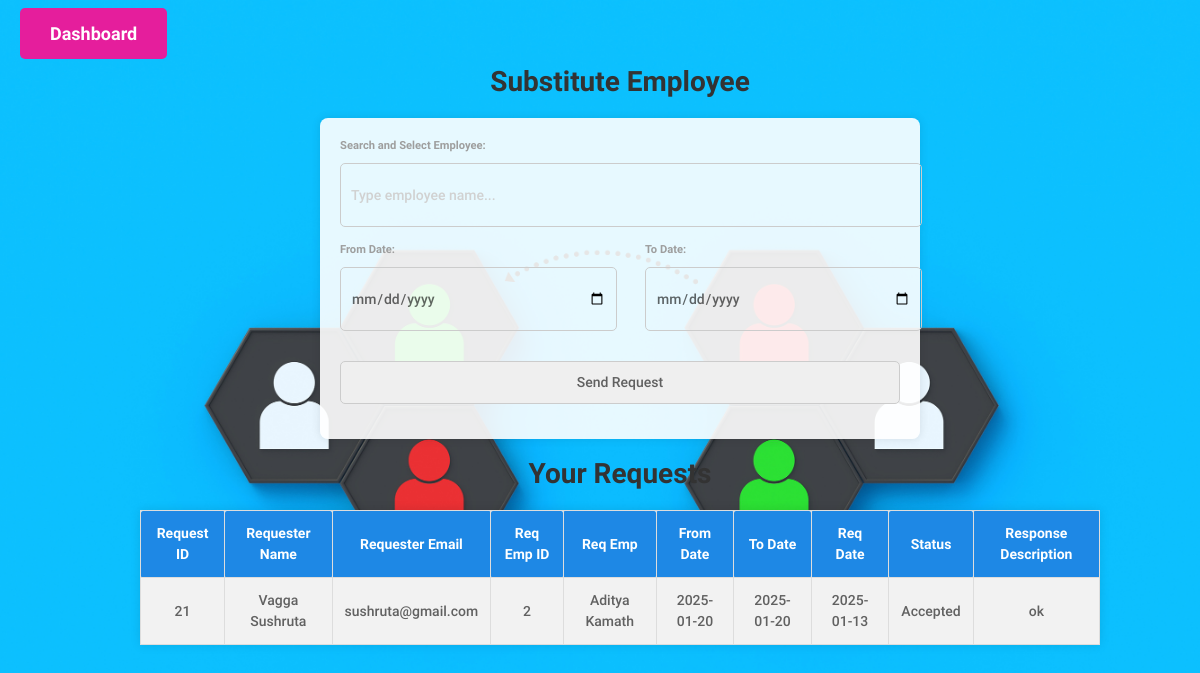
Screenshot of /main/class-request.php (signed in) with the database file from the repository.
### tables this page shows
CREATE TABLE `tblclassrequests` (
  `id` int(11) NOT NULL,
  `requester_id` int(11) NOT NULL,
  `requester_name` varchar(100) NOT NULL,
  `requester_email` varchar(100) DEFAULT NULL,
  `requested_emp_id` int(11) NOT NULL,
  `requested_emp_name` varchar(100) NOT NULL,
  `from_date` date DEFAULT NULL,
  `to_date` date DEFAULT NULL,
  `submission_date` date DEFAULT NULL,
  `status` enum('Pending','Accepted','Rejected') DEFAULT 'Pending',
  `response_description` text DEFAULT NULL
);

### main/class-request.php (the view, shortened to what this page needs)
<?php
include('includes/config.php');
?>
<!DOCTYPE html>
<html lang="en">
<head>
    <link type="text/css" rel="stylesheet" href="assets/plugins/materialize/css/materialize.min.css"/>
    <link href="assets/plugins/material-preloader/css/materialPreloader.min.css" rel="stylesheet">
    <link href="assets/plugins/metrojs/MetroJs.min.css" rel="stylesheet">
    <link href="assets/css/alpha.min.css" rel="stylesheet" type="text/css"/>
    <link href="https://cdnjs.cloudflare.com/ajax/libs/select2/4.1.0-beta.1/css/select2.min.css" rel="stylesheet" />
</head>
<body>
    <a href="dashboard.php" class="dashboard-btn">Dashboard</a>
    <h3>Substitute Employee</h3>
    <form method="POST">
        <label for="requested_emp_id">Search and Select Employee:</label>
        <div class="dropdown">
            <input type="text" id="search_employee" placeholder="Type employee name..." autocomplete="off">
        </div>
        <div style="display: flex; gap: 50px; margin-bottom: 15px;">
    <div style="flex: 1;">
        <label for="from_date">From Date:</label>
        <input type="date" name="from_date" style="width: 100%;" required>
    </div>
    <div style="flex: 1;">
        <label for="to_date">To Date:</label>
        <input type="date" name="to_date" style="width: 100%;" required>
    </div>
</div>
        <button type="submit" name="submit">Send Request</button>
    </form>
    <h3>Your Requests</h3>
    <table>
    <tr>
        <th>Request ID</th>
        <th>Requester Name</th>
        <th>Requester Email</th>
        <th>Req Emp ID</th>
        <th>Req Emp</th>
        <th>From Date</th>
        <th>To Date</th>
        <th>Req Date</th>
        <th>Status</th>
        <th>Response Description</th>
    </tr>
    <?php
    $eid = $_SESSION['eid'];
    $sql = "SELECT id, requester_name, requester_email, requested_emp_id, requested_emp_name, from_date, to_date, submission_date, status, response_description
            FROM tblclassrequests WHERE requester_id = :eid ORDER BY submission_date DESC";
    $query = $dbh->prepare($sql);
    $query->bindParam(':eid', $eid, PDO::PARAM_INT);
    $query->execute();
    $results = $query->fetchAll(PDO::FETCH_OBJ);
    if ($query->rowCount() > 0) {
        foreach ($results as $result) {
            echo "<tr>
                    <td>{$result->id}</td>
                    <td>{$result->requester_name}</td>
                    <td>{$result->requester_email}</td>
                    <td>{$result->requested_emp_id}</td>
                    <td>{$result->requested_emp_name}</td>
                    <td>{$result->from_date}</td>
                    <td>{$result->to_date}</td>
                    <td>{$result->submission_date}</td>
                    <td>{$result->status}</td>
                    <td>{$result->response_description}</td>
                </tr>";
        }
    } else {
        echo "<tr><td colspan='10'>No requests found</td></tr>";
    }
    ?>
</table>
</body>
</html>

### main/class-request.php (style rules this page uses)
h3 { text-align: center; font-size: 28px; font-weight: bold; color: #333; margin-bottom: 20px; }
body { font-family: 'Roboto', sans-serif; background: url('assets/images/mountains3.jpg') no-repeat center center fixed; background-size: cover; margin: 20px; }
.dashboard-btn { padding: 15px 30px; background-color: rgb(229, 30, 156); color: white; text-decoration: none; border-radius: 5px; font-weight: bold; font-size: 18px; }
form { width: 50%; margin: 0 auto; padding: 20px; background: rgba(255, 255, 255, 0.9); border-radius: 8px; box-shadow: 0 0 10px rgba(0, 0, 0, 0.1); }
label { display: block; margin-bottom: 8px; font-weight: bold; }
input[type="text"], input[type="date"], button { width: 100%; padding: 10px; margin-bottom: 15px; border: 1px solid #ccc; border-radius: 5px; }
table { width: 80%; margin: 20px auto; border-collapse: collapse; background: rgba(255, 255, 255, 0.9); box-shadow: 0 0 10px rgba(0, 0, 0, 0.1); }
th, td { padding: 12px; text-align: center; border: 1px solid #ddd; }
th { background-color: #1e88e5; color: white; }
tr:nth-child(even) { background-color: #f2f2f2; }

### rows the page displays
tblclassrequests: id "21", requester_name "Vagga Sushruta", requester_email "sushruta@gmail.com", requested_emp "2", requested_emp_name "Aditya Kamath", from_date "2025-01-20", to_date "2025-01-20", submission_date "2025-01-13", status "Accepted", response_description "ok"
